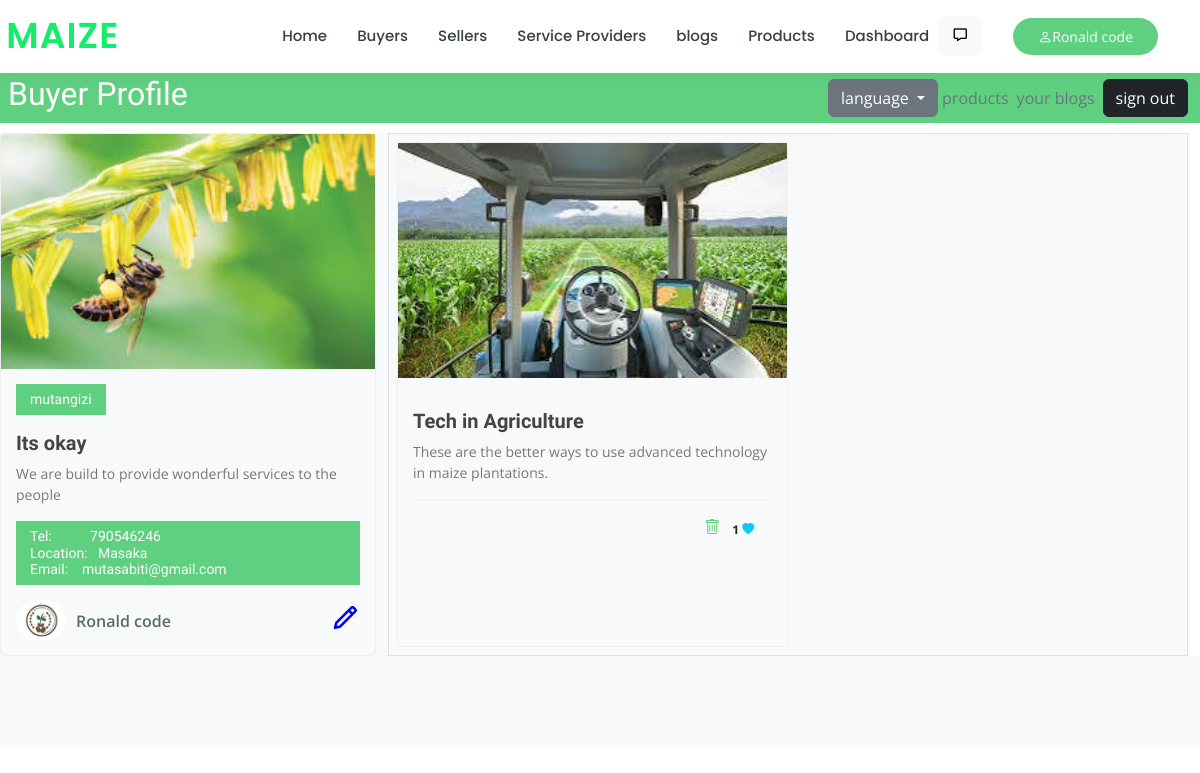
/profile.php (signed in), run on the app's committed database.
### tables this page shows
CREATE TABLE `users` (
  `id` int(11) NOT NULL,
  `name` varchar(500) DEFAULT NULL,
  `email` varchar(100) DEFAULT NULL,
  `password` varchar(500) DEFAULT NULL,
  `role` varchar(100) DEFAULT 'buyer',
  `image` varchar(200) DEFAULT NULL,
  `company` varchar(200) DEFAULT NULL,
  `description` varchar(1000) DEFAULT NULL,
  `logo` varchar(100) DEFAULT NULL,
  `motto` varchar(1000) DEFAULT NULL,
  `website` varchar(1000) DEFAULT NULL,
  `contact` int(11) DEFAULT NULL,
  `location` varchar(1000) DEFAULT NULL,
  `dateAdded` datetime DEFAULT current_timestamp(),
  `admin` tinyint(1) DEFAULT 0
);

CREATE TABLE `blogs` (
  `blog_id` int(11) NOT NULL,
  `title` varchar(200) DEFAULT NULL,
  `body` varchar(1000) DEFAULT NULL,
  `date` datetime DEFAULT current_timestamp(),
  `image` varchar(200) DEFAULT NULL,
  `addedBy` int(11) DEFAULT NULL
);

### profile.php (the view, shortened to what this page needs)
<?php include './header.php'?>
<?php
 include 'dbinit.php';
  $id=$_SESSION['id'];
  $sql="SELECT * FROM users WHERE id=$id";
  $results=mysqli_query($conn,$sql);
  $users=mysqli_fetch_all($results,MYSQLI_ASSOC);
  $user=$users[0];
  $sql="SELECT * FROM blogs WHERE addedBy=$id";
  $results=mysqli_query($conn,$sql);
  $blogs=mysqli_fetch_all($results,MYSQLI_ASSOC);
?>
<?php
 function  getLikes($BlogId)
  {include './dbinit.php';
    $sql="SELECT * FROM likes WHERE blogId=$BlogId";
    $results =mysqli_query($conn,$sql);
    $likes=mysqli_fetch_all($results,MYSQLI_ASSOC);
    return count($likes);
  }
  function liked($blogId){
    include './dbinit.php';
    $id=$_SESSION['id'];
    $sql="SELECT * FROM likes WHERE blogId=$blogId AND userId=$id";
    $results =mysqli_query($conn,$sql);
    $likes=mysqli_fetch_all($results,MYSQLI_ASSOC);
    return count($likes);
  }
?>
  <main id="main" data-aos="fade-in" class="position-relative  ">
    <div class="breadcrumbs d-flex align-items-center p-2 " style=" top: 0; height:50px;margin-bottom:10px;">
      <div class="d-none d-md-block">
        <h2><?php echo $user['role']  ?> Profile</h2>
      </div>
      <div class="d-flex justify-content-end align-items-center" style="flex:1;">
        <div class="dropdown">
          <button
            class="btn btn-secondary dropdown-toggle"
            type="button"
            id="triggerId"
            data-bs-toggle="dropdown"
            aria-haspopup="true"
            aria-expanded="false"
          >
            language
          </button>
        </div>
      <a href="?products" style="text-decoration: none;margin-right:10px;" class=" m-1 <?php  echo $_SERVER['QUERY_STRING']=='products'?'text-light':'text-secondary'  ?>">
        products
      </a>
      <a href="?blogs" style="text-decoration: none;" class=" m-1 <?php  echo $_SERVER['QUERY_STRING']=='blogs'?'text-light':'text-secondary'  ?>">
        your blogs
      </a>
      <a href="?sign">
        <button class="btn btn-dark m-1"> sign out</button>
      </a>
      </div>
    </div>
    <div id="courses" class="courses row overflow-auto bg-light w-100 h-auto" style="position: relative; top: 0; height: 90vh;" >
      <div class="container" data-aos="fade-up">
        <div class="row" data-aos="zoom-in" data-aos-delay="100">
          <div class="col-md-4 col-sm-12 d-flex align-items-stretch" >
            <div class="course-item w-100">
              <img src="imgs/<?php echo $user['image']  ?>"style="width:100%; height:235px;" class="img-contain" alt="...">
              <div class="course-content">
                <div class="d-flex justify-content-between align-items-center mb-3">
                  <h4><?php echo $user['company']  ?></h4>
                </div>
                <h3><?php echo $user['motto']  ?></h3>
                <p><?php echo $user['description']  ?></p>
                <h4>
                  Tel:&nbsp;&nbsp;&nbsp;&nbsp;&nbsp;&nbsp;&nbsp;&nbsp;&nbsp;&nbsp; <span><?php echo $user['contact']  ?></span><br>
                  Location: &nbsp;&nbsp;<span><?php echo $user['location']  ?></span><br>
                  Email:&nbsp;&nbsp;&nbsp; <a href="https://<?php echo $user['email']  ?>" style="color:white;"><span><?php echo $user['email']  ?></span></a>
                </h4>
                <div class="trainer d-flex justify-content-between align-items-center">
                  <div class="trainer-profile d-flex align-items-center">
                    <img src="logos/<?php echo $user['logo']  ?>" class="img-fluid" alt="">
                    <span><?php echo $user['name']  ?></span>
                  </div>
                  <div class="trainer-rank d-flex align-items-center">
                     <a href="#" data-bs-toggle="modal" data-bs-target="#basicModal"><i style="color:blue; font-size: 30px;" title="Edit profile" class="bx bx-pencil"></i></a>
                  </div>
                </div>
              </div>
            </div>
          </div>
          <div class="col-md-8 border d-grid col-sm-12 p-2" style="grid-template-columns: repeat(2,1fr);">
            <?php foreach ($blogs as $blog) {?>
              <div class=" d-flex align-items-stretch">
              <div class="course-item">
              <img src="blogs/<?php echo $blog['image']  ?>" style="width:100%;  height:235px;" class="img-fluid" alt="...">
              <div class="course-content">
                <h3><?php echo $blog['title']  ?></h3>
                <p><?php echo $blog['body']  ?>.</p>
                <div class="trainer d-flex justify-content-between align-items-center">
                  <div>
                  <a href="?deleteid=<?php echo $blog['blog_id']?>"><i class="bi bi-trash"></i> </a>
                  <a href="like.php?page=<?php echo($_SERVER['PHP_SELF'])?>? && id=<?php echo base64_encode($blog['blog_id'])   ?>" class="" style=" margin-right:10px;">
                  <span class="badge badge-pill badge-dark text-dark"><?php echo getLikes($blog['blog_id'])  ?>
                <span class="bi bi-heart-fill <?php echo count($_SESSION)>0 && liked($blog['blog_id'])>0?"text-info":"text-dark" ?> text-info"></span>
                </span>
                </a></div>
                </div>
              </div>
            </div>
          </div>
          <?php }  ?>
          </div>
      </div>
    </div>
  </main>
  <?php include './footer.php'?>

### assets/css/style.css (style rules this page uses)
body { font-family: "Open Sans", sans-serif; color: #444444; }
a { color: #5fcf80; text-decoration: none; }
h1, h2, h3, h4, h5, h6 { font-family: "Raleway", sans-serif; }
.breadcrumbs { margin-top: 73px; text-align: center; background: #5fcf80; padding: 30px 0; color: #fff; }
.breadcrumbs h2 { font-size: 32px; font-weight: 500; }
.courses .course-item { border-radius: 5px; border: 1px solid #eef0ef; }
.courses .course-content { padding: 15px; }
.courses .course-content h3 { font-weight: 700; font-size: 20px; }
.courses .course-content p { font-size: 14px; color: #777777; }
.courses .course-content h4 { font-size: 14px; background: #5fcf80; padding: 7px 14px; color: #fff; margin: 0; }
.courses .trainer { padding-top: 15px; border-top: 1px solid #eef0ef; }
.courses .trainer .trainer-profile img { max-width: 50px; border-radius: 50px; }
.courses .trainer .trainer-profile span { padding-left: 10px; font-weight: 600; font-size: 16px; color: #5a6c60; }
.courses .trainer .trainer-rank { font-size: 18px; color: #657a6d; }

### data on the page
users: role "Buyer", image (picture), company "mutangizi", motto "Its okay", description "We are build to provide wonderful services to the people", contact "790546246", location "Masaka", email "mutasabiti@gmail.com", logo (picture), name "Ronald code"
blogs: image (picture), title "Tech in Agriculture", body "These are the better ways to use advanced technology in maize plantations", blog_id "1"

### other printed values
$language['home'] "Home"
$language['buyers'] "Buyers"
$language['sellers'] "Sellers"
$language['services'] "Service Providers"
$language['blogs'] "blogs"
$language['products'] "Products"
$_SESSION['userName'] "Ronald code"
